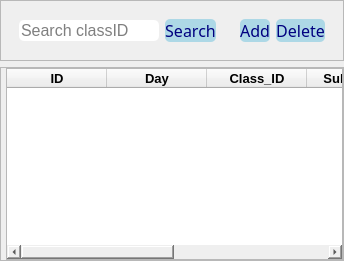
               <widget class="QWidget" name="page4">
                <property name="sizePolicy">
                 <sizepolicy hsizetype="Preferred" vsizetype="Preferred">
                  <horstretch>0</horstretch>
                  <verstretch>0</verstretch>
                 </sizepolicy>
                </property>
                <layout class="QGridLayout" name="gridLayout_2">
                 <property name="leftMargin">
                  <number>0</number>
                 </property>
                 <property name="topMargin">
                  <number>0</number>
                 </property>
                 <property name="rightMargin">
                  <number>0</number>
                 </property>
                 <property name="bottomMargin">
                  <number>0</number>
                 </property>
                 <item row="0" column="0" alignment="Qt::AlignTop">
                  <widget class="QFrame" name="frame_9">
                   <property name="sizePolicy">
                    <sizepolicy hsizetype="Preferred" vsizetype="Fixed">
                     <horstretch>0</horstretch>
                     <verstretch>0</verstretch>
                    </sizepolicy>
                   </property>
                   <property name="minimumSize">
                    <size>
                     <width>0</width>
                     <height>0</height>
                    </size>
                   </property>
                   <property name="styleSheet">
                    <string notr="true">border-color: lightblue</string>
                   </property>
                   <property name="frameShape">
                    <enum>QFrame::StyledPanel</enum>
                   </property>
                   <property name="frameShadow">
                    <enum>QFrame::Raised</enum>
                   </property>
                   <layout class="QHBoxLayout" name="horizontalLayout_9">
                    <item alignment="Qt::AlignTop">
                     <widget class="QFrame" name="frame_10">
                      <property name="sizePolicy">
                       <sizepolicy hsizetype="Expanding" vsizetype="Fixed">
                        <horstretch>0</horstretch>
                        <verstretch>0</verstretch>
                       </sizepolicy>
                      </property>
                      <property name="styleSheet">
                       <string notr="true">border-color: rgb(251, 255, 249);
border-radius: 5px;
</string>
                      </property>
                      <property name="frameShape">
                       <enum>QFrame::StyledPanel</enum>
                      </property>
                      <property name="frameShadow">
                       <enum>QFrame::Raised</enum>
                      </property>
                      <layout class="QHBoxLayout" name="horizontalLayout_10">
                       <item>
                        <widget class="QLineEdit" name="search_lineEdit_3">
                         <property name="font">
                          <font>
                           <pointsize>12</pointsize>
                          </font>
                         </property>
                         <property name="styleSheet">
                          <string notr="true">border-color: lightblue;
border-radius: 5px;</string>
                         </property>
                         <property name="placeholderText">
                          <string>Search classID</string>
                         </property>
                        </widget>
                       </item>
                       <item>
                        <widget class="QPushButton" name="search_timetableButton">
                         <property name="font">
                          <font>
                           <family>Arial Rounded MT Bold</family>
                           <pointsize>12</pointsize>
                          </font>
                         </property>
                         <property name="styleSheet">
                          <string notr="true">color: rgb(0, 0, 127);
border-color: rgb(173, 216, 230);
background-color: rgb(173, 216, 230);</string>
                         </property>
                         <property name="text">
                          <string>Search</string>
                         </property>
                         <property name="shortcut">
                          <string>Return</string>
                         </property>
                        </widget>
                       </item>
                      </layout>
                     </widget>
                    </item>
                    <item alignment="Qt::AlignRight|Qt::AlignTop">
                     <widget class="QFrame" name="frame_11">
                      <property name="sizePolicy">
                       <sizepolicy hsizetype="Preferred" vsizetype="Preferred">
                        <horstretch>0</horstretch>
                        <verstretch>0</verstretch>
                       </sizepolicy>
                      </property>
                      <property name="styleSheet">
                       <string notr="true">border-color: rgb(251, 255, 249);
border-radius: 5px;</string>
                      </property>
                      <property name="frameShape">
                       <enum>QFrame::StyledPanel</enum>
                      </property>
                      <property name="frameShadow">
                       <enum>QFrame::Raised</enum>
                      </property>
                      <layout class="QHBoxLayout" name="horizontalLayout_26">
                       <item>
                        <widget class="QPushButton" name="add_Button_timetable">
                         <property name="font">
                          <font>
                           <family>Arial Rounded MT Bold</family>
                           <pointsize>12</pointsize>
                          </font>
                         </property>
                         <property name="styleSheet">
                          <string notr="true">color: rgb(0, 0, 127);
border-color: rgb(173, 216, 230);
background-color: rgb(173, 216, 230);</string>
                         </property>
                         <property name="text">
                          <string>Add</string>
                         </property>
                        </widget>
                       </item>
                       <item>
                        <widget class="QPushButton" name="delete_Button_timetable">
                         <property name="font">
                          <font>
                           <family>Arial Rounded MT Bold</family>
                           <pointsize>12</pointsize>
                          </font>
                         </property>
                         <property name="styleSheet">
                          <string notr="true">color: rgb(0, 0, 127);
border-color: rgb(173, 216, 230);
background-color: rgb(173, 216, 230);</string>
                         </property>
                         <property name="text">
                          <string>Delete</string>
                         </property>
                        </widget>
                       </item>
                      </layout>
                     </widget>
                    </item>
                   </layout>
                  </widget>
                 </item>
                 <item row="1" column="0">
                  <widget class="QFrame" name="frame_7">
                   <property name="sizePolicy">
                    <sizepolicy hsizetype="Preferred" vsizetype="Expanding">
                     <horstretch>0</horstretch>
                     <verstretch>0</verstretch>
                    </sizepolicy>
                   </property>
                   <property name="styleSheet">
                    <string notr="true">border-color:lightblue
</string>
                   </property>
                   <property name="frameShape">
                    <enum>QFrame::StyledPanel</enum>
                   </property>
                   <property name="frameShadow">
                    <enum>QFrame::Raised</enum>
                   </property>
                   <layout class="QGridLayout" name="gridLayout_8">
                    <property name="leftMargin">
                     <number>5</number>
                    </property>
                    <property name="topMargin">
                     <number>0</number>
                    </property>
                    <property name="rightMargin">
                     <number>0</number>
                    </property>
                    <property name="bottomMargin">
                     <number>0</number>
                    </property>
                    <item row="0" column="0">
                     <widget class="QTableWidget" name="tableWidget_3">
                      <property name="styleSheet">
                       <string notr="true">border-color:none</string>
                      </property>
                      <attribute name="verticalHeaderVisible">
                       <bool>false</bool>
                      </attribute>
                      <column>
                       <property name="text">
                        <string>ID</string>
                       </property>
                       <property name="font">
                        <font>
                         <pointsize>10</pointsize>
                         <weight>75</weight>
                         <bold>true</bold>
                        </font>
                       </property>
                      </column>
                      <column>
                       <property name="text">
                        <string>Day</string>
                       </property>
                       <property name="font">
                        <font>
                         <pointsize>10</pointsize>
                         <weight>75</weight>
                         <bold>true</bold>
                        </font>
                       </property>
                      </column>
                      <column>
                       <property name="text">
                        <string>Class_ID</string>
                       </property>
                       <property name="font">
                        <font>
                         <pointsize>10</pointsize>
                         <weight>75</weight>
                         <bold>true</bold>
                        </font>
                       </property>
                      </column>
                      <column>
                       <property name="text">
                        <string>Subject_ID</string>
                       </property>
                       <property name="font">
                        <font>
                         <pointsize>10</pointsize>
                         <weight>75</weight>
                         <bold>true</bold>
                        </font>
                       </property>
                      </column>
                      <column>
                       <property name="text">
                        <string>Room_Name</string>
                       </property>
                       <property name="font">
                        <font>
                         <pointsize>10</pointsize>
                         <weight>75</weight>
                         <bold>true</bold>
                        </font>
                       </property>
                      </column>
                      <column>
                       <property name="text">
                        <string>Work_Shift</string>
                       </property>
                       <property name="font">
                        <font>
                         <pointsize>10</pointsize>
                         <weight>75</weight>
                         <bold>true</bold>
                        </font>
                       </property>
                      </column>
                     </widget>
                    </item>
                   </layout>
                  </widget>
                 </item>
                </layout>
               </widget>
